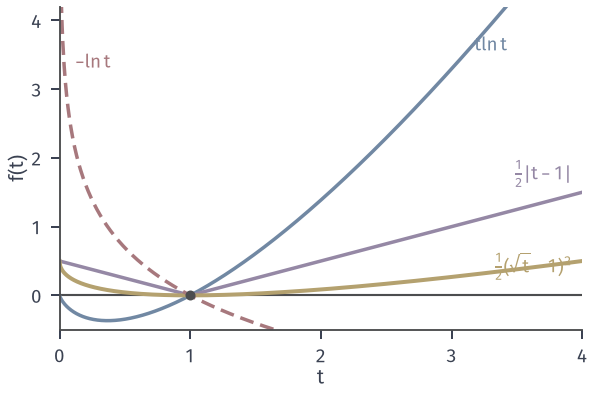

Write the Python code that produced this figure.
from pathlib import Path
import sys
HERE = Path(__file__).resolve().parent
sys.path.insert(0, str(HERE.parent/'dcomp-common'))
from common import *
# Convex generators with f(1)=0 on t in [0,4]:
#   KL: t ln t;  TV: |t-1|/2;  squared Hellinger: (sqrt t - 1)^2/2;
#   reverse KL: -ln t.  Slopes at infinity: inf, 1/2, 1/2, 0; values at 0: 0, 1/2, 1/2, +inf.
fig, ax = figure(width_mm=84, height_mm=56)
t = np.linspace(1e-6, 4, 800)
kl = t*np.log(t)
tv = np.abs(t-1)/2
he = (np.sqrt(t)-1)**2/2
rk = -np.log(t)
ax.axhline(0, color=STROKE, lw=.85)
ax.plot(t, kl, color=BLUE, lw=1.4)
ax.plot(t, tv, color=PURPLE, lw=1.4)
ax.plot(t, he, color=YELLOW, lw=1.6)
ax.plot(t, rk, color=RED, lw=1.4, ls=DASH)
dot(ax, 1, 0, STROKE, ms=4)
lab(ax, 3.3, 3.55, r'$t\ln t$', BLUE, ha='center')
lab(ax, 3.92, 1.68, r'$\frac{1}{2}|t-1|$', PURPLE, ha='right')
lab(ax, 3.92, .62, r'$\frac{1}{2}(\sqrt{t}-1)^2$', YELLOW, ha='right', va='top')
lab(ax, .12, 3.3, r'$-\ln t$', RED, ha='left')
ax.set_xlim(0, 4); ax.set_ylim(-.5, 4.2)
ax.set_xticks([0, 1, 2, 3, 4]); ax.set_yticks([0, 1, 2, 3, 4])
axlab(ax, '$t$', '$f(t)$')
save(fig, HERE, 'figure', {'f_at_0': {'KL': 0, 'TV': .5, 'H2': .5, 'revKL': 'inf'}})
